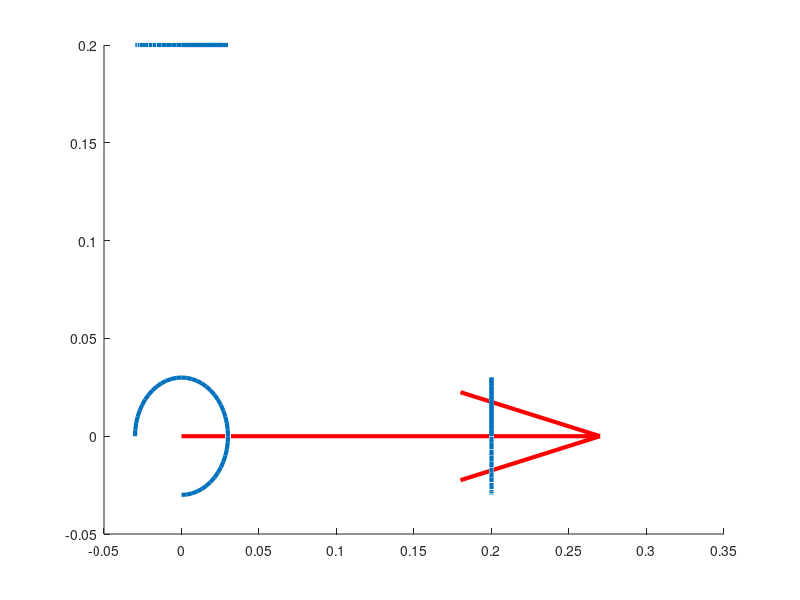

Here is the MATLAB script that generated this plot: (Note: this script raises an error after producing the figure.)
function [] = plotCurvedArrows()
    hold on
    CreateCurvedArrow3([0.2 0 -0.03], [0.2 0.03 0], [0.2, 0, 0]);
    CreateCurvedArrow3([0.2 0.03 0], [0.2, 0, 0.03], [0.2, 0, 0]);
    CreateCurvedArrow3([0.2 0 0.03], [0.2 -0.03 0], [0.2, 0, 0]);
    
    CreateCurvedArrow3([0 0.2 -0.03], [0.03 0.2 0], [0, 0.2, 0]);
    CreateCurvedArrow3([0.03 0.2 0], [0 0.2, 0.03], [0, 0.2, 0]);
    CreateCurvedArrow3([0 0.2 0.03], [-0.03 0.2 0], [0, 0.2, 0]);
    
    CreateCurvedArrow3([0, -0.03, .2], [0.03, 0, .2], [0, 0, .2])
    CreateCurvedArrow3([0.03, 0, .2], [0, 0.03, .2], [0, 0, .2])
    CreateCurvedArrow3([0, 0.03, .2], [-0.03, 0, .2], [0, 0, .2])
    
    CreateStraightArrow([0 0 0], [0.3 0 0], 'r');
    CreateStraightArrow([0 0 0], [0 0.3 0], 'g');
    CreateStraightArrow([0 0 0], [0 0 0.3], 'k');
    hold off
    daspect([1 1 1]);
end

function [h] = CreateCurvedArrow3(from, to, center, count)
       
    % Inputs
    if (nargin < 4), count = 15; end
    if (nargin < 3), center = [0 0 0]; end
    center = center(:); from = from(:); to = to(:);

    % Start, stop and normal vectors    
    start = from - center; rstart = norm(start);
    stop = to - center; rstop = norm(stop);
    angle = atan2(norm(cross(start,stop)), dot(start,stop));
    normal = cross(start, stop); normal = normal / norm(normal);

    % Compute intermediate points by rotating 'start' vector
    % toward 'end' vector around 'normal' axis
    % See: http://inside.mines.edu/fs_home/gmurray/ArbitraryAxisRotation/
    phiAngles = linspace(0, angle, count);
    r = linspace(rstart, rstop, count) / rstart;
    intermediates = zeros(3, count);
    a = center(1); b = center(2); c = center(3);
    u = normal(1); v = normal(2); w = normal(3); 
    x = from(1); y = from(2); z = from(3);
    for ki = 1:count,
        phi = phiAngles(ki);
        cosp = cos(phi); sinp = sin(phi);
        T = [(u^2+(v^2+w^2)*cosp)  (u*v*(1-cosp)-w*sinp)  (u*w*(1-cosp)+v*sinp) ((a*(v^2+w^2)-u*(b*v+c*w))*(1-cosp)+(b*w-c*v)*sinp); ...
             (u*v*(1-cosp)+w*sinp) (v^2+(u^2+w^2)*cosp)   (v*w*(1-cosp)-u*sinp) ((b*(u^2+w^2)-v*(a*u+c*w))*(1-cosp)+(c*u-a*w)*sinp); ...   
             (u*w*(1-cosp)-v*sinp) (v*w*(1-cosp)+u*sinp)  (w^2+(u^2+v^2)*cosp)  ((c*(u^2+v^2)-w*(a*u+b*v))*(1-cosp)+(a*v-b*u)*sinp); ...
                      0                    0                      0                                1                               ];
        intermediate = T * [x;y;z;r(ki)];
        intermediates(:,ki) = intermediate(1:3);
    end

    % Draw the curved line
    % Can be improved of course with hggroup etc...
    X = intermediates(1,:);
    Y = intermediates(2,:);
    Z = intermediates(3,:);    
    tf = ishold;
    if (~tf), hold on; end
    h = line(X,Y,Z);       
    set(h, 'LineWidth', 3);
    if (~tf), hold off; end
end

function [h] = CreateStraightArrow(from, to, lineSpec)
    h = quiver3(from(1), from(2), from(3), to(1)-from(1), to(2)-from(2), to(3)-from(3), lineSpec);
    set(h, 'LineWidth', 3);
    h.MaxHeadSize = 0.5;
end